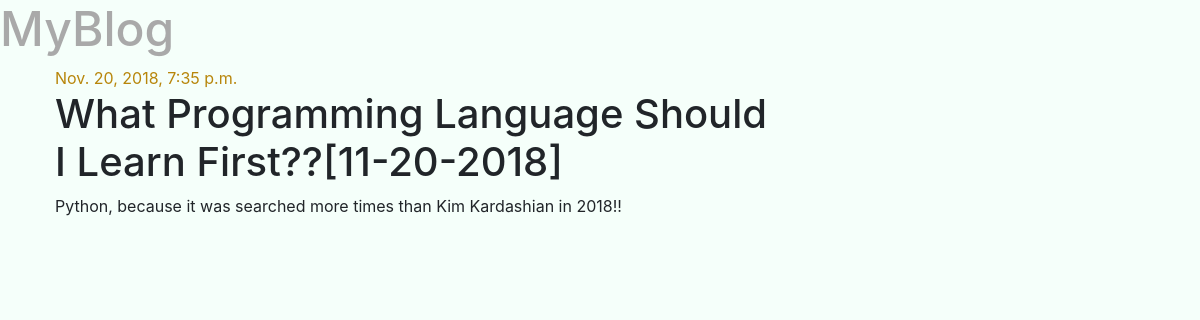
The app's page /post/1/ with its own data.
### blog/models.py (models this page shows, shortened)
class Post(models.Model):
    author = models.ForeignKey('auth.User', on_delete=models.CASCADE)
    title = models.CharField(max_length=200)
    text = models.TextField()
    created_date = models.DateTimeField(default=timezone.now)
    published_date = models.DateTimeField(blank=True, null=True)

### blog/views.py (the view)
# urls.py: path('post/<int:pk>/', views.postsDetail, name='postsDetail'),
def postsDetail(request, pk):
    post = get_object_or_404(Post, pk=pk)
    stuff_for_frontend = {'post': post}
    return render(request, 'blog/postsdetail.html', stuff_for_frontend)

### blog/templates/blog/postsDetail.html
{% extends 'blog/base.html' %}
{% block content %}
{% if post.published_date %}
<div class= "date">
  {{ post.published_date }}
</div>
{% endif %}
<h1>{{ post.title }}</h1>
<p>{{ post.text|linebreaksbr }}</p>
{% endblock %}

### blog/static/css/blog.css (style rules this page uses)
.date { color: darkgoldenrod }
body { background-color: mintcream; }

### records on screen
Post: published_date "Nov. 20, 2018, 7:35 p.m.", title "What Programming Language Should I Learn First??[11-20-2018]", text "Python, because it was searched more times than Kim Kardashian in 2018!!"
